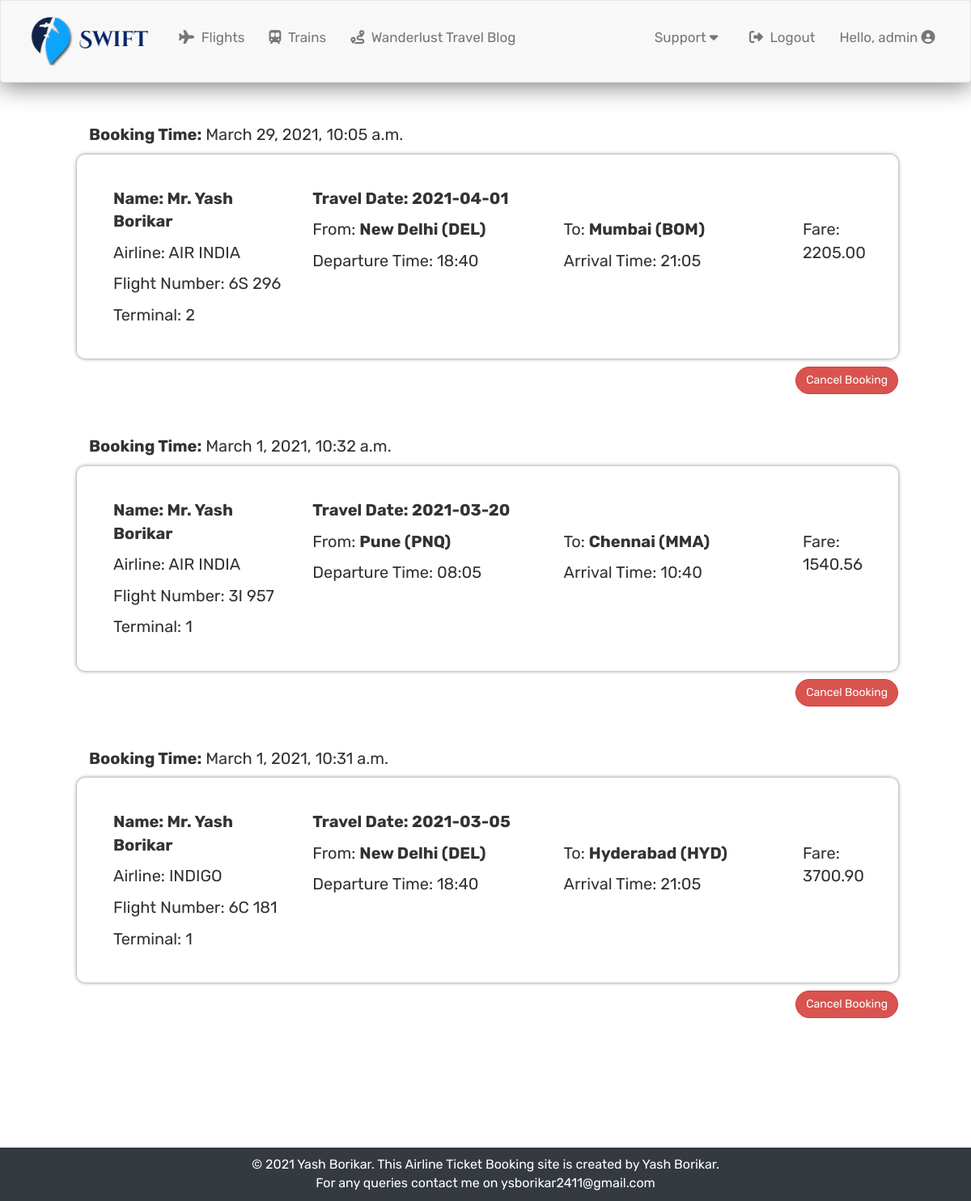
Page /user-booking/ (signed in) on the committed database.
### SwiftApp/models.py (models this page shows, shortened)
class BookingDetail(models.Model):
    user = models.ForeignKey(User,related_name='user' ,on_delete=models.CASCADE)
    Date = models.CharField(max_length=11)
    Name = models.CharField(max_length=50)
    Email = models.EmailField()
    Phone_Number = models.PositiveIntegerField()
    Address = models.CharField(max_length=200, default=None)
    Flight_Details = models.ForeignKey(AirlineDetail, related_name='airlinedetail', on_delete=models.CASCADE)
    Booktime = models.DateTimeField(auto_now_add=True)
    Final_Fare = models.DecimalField(max_digits=6, decimal_places=2)

class AirlineDetail(models.Model):
    Airline = models.CharField(max_length=2, choices=AIRLINE_CHOICES)
    Flight_Num = models.CharField(max_length=7, help_text="Flight Number")
    Terminal = models.CharField(max_length=2)
    Departure_City = models.CharField(max_length=1, choices=DEPARTURE_CHOICES)
    Depart_Time = models.CharField(max_length=2, choices=TIME_CHOICES)
    Arrival_City = models.CharField(max_length=2, choices=ARRIVAL_CHOICES)
    Arrival_Time = models.CharField(max_length=2, choices=TIME_CHOICES)
    Ticket_Price = models.DecimalField(max_digits=6, decimal_places=2)

### SwiftApp/views.py (the view)
# urls.py: path('user-booking/', views.userbooking, name="userbooking"),
@login_required
def userbooking(request):
    user=request.user
    bookinglist=BookingDetail.objects.filter(user=user).order_by('-Booktime')
    cancelbutton={}
    premondate = int(str(datetime.date.today())[5:7]+str(datetime.date.today())[8:])
    for book in bookinglist:
        mondate=int(((book.Date)[5:7])+((book.Date)[8:]))
        if mondate>premondate:
            cancelbutton[book.id]=True
        else:
            cancelbutton[book.id]=False
    return render(request, 'SwiftApp/userbooking.html',{'booking':bookinglist, 'cancel':cancelbutton})

### SwiftApp/templates/SwiftApp/userbooking.html
{% extends "SwiftApp/base.html" %}
{%load static%}
{%block content%}
<div class="container">
        {%if booking%}
        {%for detail in booking%}
        <div class="col-sm-11 userbooklist">
            <div class="col-sm-12">
                <p><b>Booking Time:</b> {{detail.Booktime}}</p>
            </div>
            <div class="col-sm-12 userbook">
                <div class="col-sm-3">
                    <p><b>Name: {{detail.Name}}</b></p>
                    <p>Airline: {{detail.Flight_Details.get_Airline_display}}</p>
                    <p>Flight Number: {{detail.Flight_Details.Flight_Num}}</p>
                    <p>Terminal: {{detail.Flight_Details.Terminal}}</p>
                </div>
                <div class="col-sm-9">
                    <p><b>Travel Date: {{detail.Date}}</b></p>
                    <div class="col-sm-5" style="padding-left: 0px;">
                        <p>From: <b>{{detail.Flight_Details.get_Departure_City_display}}</b></p>
                        <p>Departure Time: {{detail.Flight_Details.get_Depart_Time_display}}</p>
                    </div>
                    <div class="col-sm-5">
                        <p>To: <b>{{detail.Flight_Details.get_Arrival_City_display}}</b></p>
                        <p>Arrival Time: {{detail.Flight_Details.get_Arrival_Time_display}}</p>
                    </div>
                    <div class="col-sm-2">
                        <p>Fare: {{detail.Final_Fare}}</p>
                    </div>
                </div>
            </div>
            <div class="col-sm-12" align="right">
                <a href="/user-booking/cancel-booking/{{detail.id}}" class="btn btn-danger cancel-button">Cancel Booking</a>
            </div>
        </div>
        {%endfor%}
        {%else%}
        <h3 align="center" style="margin-top: 5%;"><b>Sorry!</b> No Flight Booking Records found.</h3>
        {%endif%}
</div>
{%endblock content%}

### SwiftApp/templates/SwiftApp/base.html (shortened to what this page needs)
{%load static%}
<!DOCTYPE html>
<html lang="en">
<head>
    <link rel="stylesheet" href="https://maxcdn.bootstrapcdn.com/bootstrap/3.3.7/css/bootstrap.min.css">
    <link rel='stylesheet' href="{% static 'SwiftApp/css/styles.css' %}">
</head>
<body>
    <nav class='navbar navbar-default navstyle'>
        <div class="container-fluid headercontainer">
            <div class="navbar-header">
               <a href="/" class="pull-left"><img src="{% static 'SwiftApp/images/logo.png' %}"  id="logo-img"></a>
            </div>
            <ul class='nav navbar-nav pull-left'>
                <li> <a href="/" ><i class="fas fa-plane"></i>Flights</a> </li>
                <li> <a href="https://www.irctc.co.in/nget/train-search" target="_blank"><i class="fas fa-subway"></i>Trains</a> </li>
                <li> <a href="https://yash24.pythonanywhere.com/" target="_blank"><i class="fas fa-route"></i>Wanderlust Travel Blog</a> </li>
            </ul>
            <ul class='nav navbar-nav navbar-right pull-right'>
                <li class="nav-item dropdown">
                    <a class="nav-link dropdown-toggle"> Support <i class="fa fa-caret-down"></i></a>
                </li>
                {% if request.user.is_active%}
                <li> <a href="/accounts/logout/"><i class="fas fa-sign-out-alt"></i>Logout</a> </li>
                <li class="nav-item dropdown">
                    <a class="nav-link dropdown-toggle"> Hello, {{request.user}} <i class="fas fa-user-circle"></i></a>
                </li>
                {%else%}
                <li> <a href="/accounts/login/" ><i class="fas fa-sign-in-alt"></i>Login</a> </li>
                <li> <a href="/signup"><i class="fas fa-user-plus"></i>Signup</a> </li>
                <li> <a> Hello, Guest <i class="fas fa-user-circle"></i></a></li>
                {%endif%}
            </ul>
        </div>
    </nav>
    {%block content%}
    {%endblock%}
    <footer>
            <p>&copy; 2021 Yash Borikar. This Airline Ticket Booking site is created by Yash Borikar.</p>
            <p>For any queries contact me on ysborikar2411@gmail.com</p>
    </footer>
</body>
</html>

### SwiftApp/static/SwiftApp/css/styles.css (style rules this page uses)
body { font-family: 'Rubik', Lato; font-size: 16px; }
#logo-img { width: 150px; height: 60px; margin: 20px 20px 20px 0; }
.navstyle { box-shadow: 0px 5px 30px grey; margin-bottom: 0px; }
.headercontainer { margin-left: 20px; margin-right: 20px; }
.headercontainer li { margin: 0px; padding: 20px 0px 10px 0px; }
.headercontainer li a { font-size: 17px; }
.headercontainer i { margin-right: 0.5em; }
.userbook { box-shadow: 0px 0px 5px grey; background: white; border-radius: 10px; padding: 40px 0px 30px 30px; }
.userbooklist { margin-top: 50px; margin-left: 50px; font-size: 20px; }
.cancel-button { margin-top: 10px; margin-right: -15px; border-radius: 20px; }
footer { background: #343a40; color: #fff; padding: 10px; margin-left: 0px; margin-top: 10em; }
footer p { margin-top: 0; margin-bottom: 0; text-align: center; }

### rows in the picture
BookingDetail: Booktime "March 29, 2021, 10:05 a.m.", Name "Mr. Yash Borikar", Flight_Details.Airline "AIR INDIA", Flight_Details.Flight_Num "6S 296", Flight_Details.Terminal "2", Date "2021-04-01", Flight_Details.Departure_City "New Delhi (DEL)", Flight_Details.Depart_Time "18:40", Flight_Details.Arrival_City "Mumbai (BOM)", Flight_Details.Arrival_Time "21:05", Final_Fare "2205.00"
BookingDetail: Booktime "March 1, 2021, 10:32 a.m.", Name "Mr. Yash Borikar", Flight_Details.Airline "AIR INDIA", Flight_Details.Flight_Num "3I 957", Flight_Details.Terminal "1", Date "2021-03-20", Flight_Details.Departure_City "Pune (PNQ)", Flight_Details.Depart_Time "08:05", Flight_Details.Arrival_City "Chennai (MMA)", Flight_Details.Arrival_Time "10:40", Final_Fare "1540.56"
BookingDetail: Booktime "March 1, 2021, 10:31 a.m.", Name "Mr. Yash Borikar", Flight_Details.Airline "INDIGO", Flight_Details.Flight_Num "6C 181", Flight_Details.Terminal "1", Date "2021-03-05", Flight_Details.Departure_City "New Delhi (DEL)", Flight_Details.Depart_Time "18:40", Flight_Details.Arrival_City "Hyderabad (HYD)", Flight_Details.Arrival_Time "21:05", Final_Fare "3700.90"

### other values in the picture
{{ request.user }} "admin"
